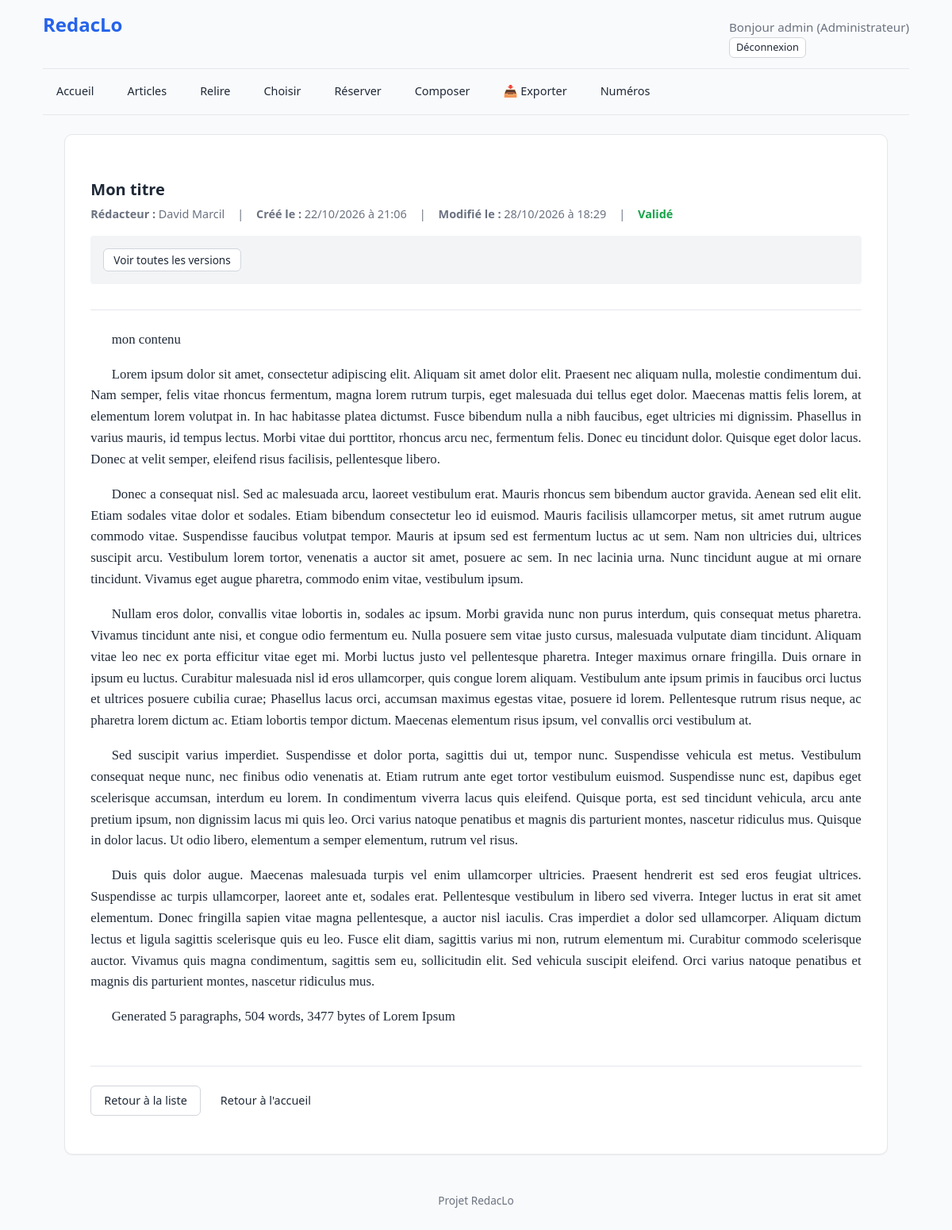
The page /articles/2/ (signed in) on the database as committed earlier.
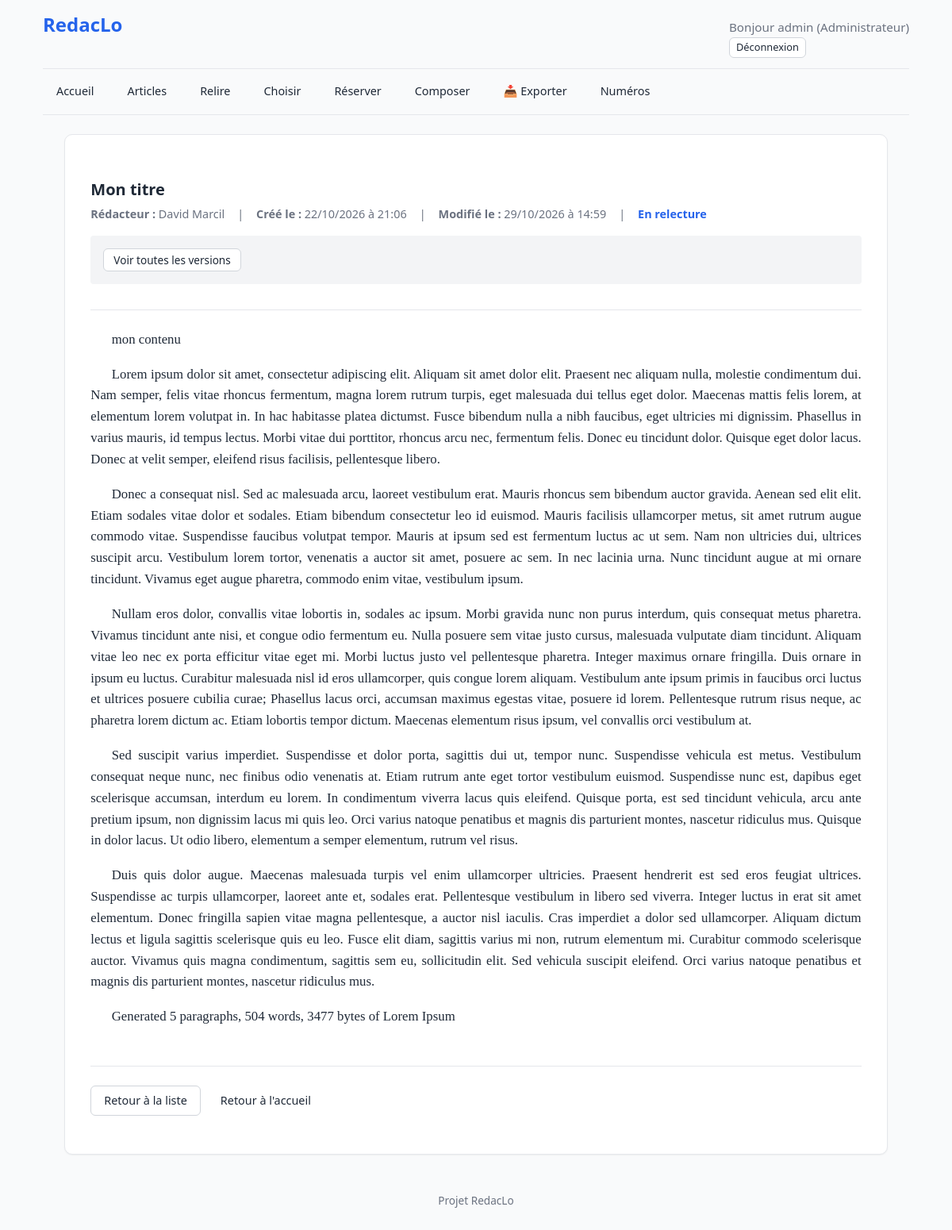
The same page on the database as committed later.
### articles/models.py (models this page shows, shortened)
class Article(models.Model):
    STATUTS = [
        ("brouillon", "Brouillon"),
        ("soumis", "Soumis"),
        ("en_relecture", "En relecture"),
        ("relu", "Relu"),
        ("revisions_demandees", "Révisions demandées"),
        ("valide", "Validé"),
        ("rejete", "Rejeté"),
        ("publie", "Publié"),
    ]
    STATUTS_SELECTION = [
        ("a_choisir", "À choisir pour le numéro"),
        ("disponible", "Disponible (dans le vivier)"),
        ("reserve", "Réservé (marronnier)"),
        ("utilise", "Utilisé (placé)"),
    ]
    TYPES_ARTICLE = [
        ("article", "Article"),
        ("breve", "Brève"),
        ("echo", "Écho"),
        ("courrier", "Courrier des lecteurs"),
        ("article_editorial", "Éditorial"),
    ]
    titre = models.CharField(max_length=200, help_text="Titre principal de l'article.")
    sur_titre = models.CharField(max_length=200, blank=True, help_text="Sur-titre de l'article.")
    type_article = models.CharField(max_length=20, choices=TYPES_ARTICLE, default="article", verbose_name="Type d'article")
    redacteur = models.ForeignKey(
        settings.AUTH_USER_MODEL,
        on_delete=models.CASCADE,
        related_name="articles_rediges",
        verbose_name="Rédacteur"
    )
    contenu = models.TextField()
    statut = models.CharField(max_length=20, choices=STATUTS, default="brouillon")
    rubrique = models.ForeignKey(
        "publications.Rubrique",
        on_delete=models.SET_NULL,
        null=True,
        blank=True,
        related_name="articles"
    )
    statut_selection = models.CharField(max_length=20, choices=STATUTS_SELECTION, default="a_choisir")
    date_creation = models.DateTimeField(auto_now_add=True)
    date_modification = models.DateTimeField(auto_now=True)
    version_reference = models.ForeignKey(
        "ArticleVersion",
        on_delete=models.SET_NULL,
        null=True,
        blank=True,
        related_name="+"
    )
    valide_1_par = models.ForeignKey(
        settings.AUTH_USER_MODEL,
        on_delete=models.SET_NULL,
        null=True,
        blank=True,
        related_name="articles_valides_1",
        verbose_name="Premier validateur"
    )
    valide_2_par = models.ForeignKey(
        settings.AUTH_USER_MODEL,
        on_delete=models.SET_NULL,
        null=True,
        blank=True,
        related_name="articles_valides_2",
        verbose_name="Second validateur"
    )
    valide_1_mandataire = models.ForeignKey(
        settings.AUTH_USER_MODEL,
        on_delete=models.SET_NULL,
        null=True,
        blank=True,
        related_name="articles_mandates_1",
        verbose_name="Premier validateur (mandataire)"
    )
    valide_2_mandataire = models.ForeignKey(
        settings.AUTH_USER_MODEL,
        on_delete=models.SET_NULL,
        null=True,
        blank=True,
        related_name="articles_mandates_2",
        verbose_name="Second validateur (mandataire)"
    )
    numero_reserve = models.ForeignKey(
        'publications.Publication',
        on_delete=models.SET_NULL,
        null=True,
        blank=True,
        related_name='articles_reserves',
        verbose_name="Réservé pour le numéro"
    )

### accounts/models.py (models this page shows, shortened)
class User(AbstractUser):
    ROLES = [
        ("admin", "Administrateur"),
        ("editeur", "Éditeur"),
        ("membre_redaction", "Membre de la rédaction"),
        ("redacteur", "Rédacteur"),
    ]
    COULEURS = [
        ("bleu", "Bleu"), ("violet", "Violet"), ("gris", "Gris ardoise"),
        ("marine", "Bleu marine"), ("orangefonce", "Orange foncé"),
        ("marron", "Marron"), ("rouge", "Rouge"), ("vert", "Vert"),
    ]
    role = models.CharField(max_length=20, choices=ROLES, default="redacteur")
    couleur = models.CharField(max_length=20, choices=COULEURS, default="bleu")
    signature_defaut = models.CharField(
        max_length=100,
        blank=True,
        help_text="Ex: 'Correspondant LO'. Laisser vide pour utiliser le Prénom Nom."
    )
    couleur = models.CharField(
        max_length=20,
        choices=COULEURS,
        default="bleu",
        help_text="Couleur utilisée pour ses annotations dans les articles.",
    )
    def get_signature(self):
        if self.signature_defaut:
            return self.signature_defaut
        if self.get_full_name():
            return self.get_full_name()
        return self.username
    def est_redacteur(self):
        return self.role in ("redacteur", "redacteur_breves", "correspondant", "editorialiste")

### articles/views/crud.py (the view)
# urls.py: path("<int:pk>/", views.detail_article, name="detail_article"),
@role_required("redacteur")
def detail_article(request, pk):
    article = get_object_or_404(Article, pk=pk)
    if request.user.role == "redacteur" and article.redacteur != request.user:
        raise PermissionDenied
    version_validee = article.versions.filter(statut="validee").first()
    if version_validee:
        texte_brut = version_validee.contenu
        source_texte = "version validée"
    elif article.version_reference:
        texte_brut = article.version_reference.contenu
        source_texte = "version de référence"
    else:
        texte_brut = article.contenu
        source_texte = "texte original"
    texte_affiche = [p.strip() for p in texte_brut.splitlines() if p.strip()]
    reviews = article.reviews.exclude(decision="en_attente")
    return render(request, "articles/article_detail.html", {
        "article": article,
        "reviews": reviews,
        "texte_affiche": texte_affiche,
        "source_texte": source_texte,
        "version_validee": version_validee,
    })

### articles/templatetags/typographie.py (called while the page is built)
@register.filter
def typographier(texte):
    if not texte:
        return texte
    texte_echappe = escape(texte)
    texte_echappe = texte_echappe.replace("&quot;", '"').replace("&#x27;", "'")
    texte_formate = re.sub(r'"(.*?)"', r'&laquo;&nbsp;\1&nbsp;&raquo;', texte_echappe)
    texte_formate = re.sub(r'(&laquo;&nbsp;.*?&nbsp;&raquo;)', r'<i>\1</i>', texte_formate)
    texte_formate = texte_formate.replace("'", "&rsquo;")
    return mark_safe(texte_formate)

### core/context_processors.py (called while the page is built)
def notifications_non_lues(request):
    if not request.user.is_authenticated:
        return {"notifications_non_lues": 0}
    count = Notification.objects.filter(
        destinataire=request.user,
        lue=False,
    ).count()
    return {"notifications_non_lues": count}

### templates/articles/article_detail.html (shortened to what this page needs)
{% extends "base.html" %}
{% load typographie %}
{% block contenu %}
    <h2 style="margin-bottom: 0.5rem;">{{ article.titre }}</h2>
    <div style="font-size: 0.9rem; color: var(--c-text-muted); margin-bottom: 1rem; display: flex; flex-wrap: wrap; gap: 1rem; align-items: center;">
        <span><strong>Rédacteur :</strong> {{ article.redacteur.get_signature }}</span>
        <span>|</span>
        <span><strong>Créé le :</strong> {{ article.date_creation|date:"d/m/Y à H:i" }}</span>
        <span>|</span>
        <span><strong>Modifié le :</strong> {{ article.date_modification|date:"d/m/Y à H:i" }}</span>
        <span>|</span>
        <span class="statut-{{ article.statut }}" style="font-weight: bold;">
            {{ article.get_statut_display }}
        </span>
    </div>
    {% if user.role == "editeur" or user.role == "admin" %}
        <div class="actions" style="margin-top: 1rem; margin-bottom: 2rem; background: var(--c-surface-alt); padding: 1rem; border-radius: 4px;">
            {% if user.role == "editeur" or user.role == "admin" %}
                <a href="{% url 'articles:liste_versions' article.pk %}" class="btn btn-sm btn-secondary">Voir toutes les versions</a>
            {% endif %}
        </div>
    {% endif %}
    <hr style="border: 0; border-top: 1px solid var(--c-border); margin: 1.5rem 0;">
    <div class="texte-article-simple">
        {% for paragraphe in texte_affiche %}
            <p>{{ paragraphe|typographier }}</p>
        {% endfor %}
    </div>
    <div class="actions" style="margin-top: 3rem; border-top: 1px solid var(--c-border); padding-top: 1.5rem;">
        {% if user.est_redacteur %}
            <a href="{% url 'articles:mes_articles' %}" class="btn btn-secondary">
                Retour à mes articles
            </a>
        {% else %}
            <a href="{% url 'reviews:a_relire' %}" class="btn btn-secondary">
                Retour à la liste
            </a>
        {% endif %}
        <a href="{% url 'core:accueil' %}" class="btn btn-ghost">
            Retour à l'accueil
        </a>
    </div>
{% endblock %}

Rows that differ between the two databases and show on the page:
changed Article "Mon titre": date_modification "28/10/2026 à 18:29" → "29/10/2026 à 14:59"; statut "Validé" → "En relecture"
